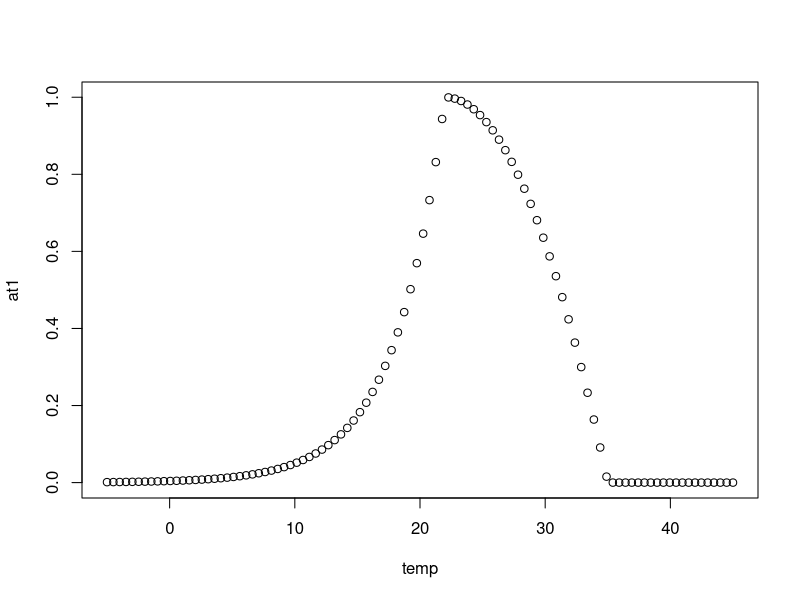

Generate this figure with R: (Note: this script raises an error after producing the figure.)
###### Powell Center: Phenological patterns of mosquitoes #######

# Travis McDevitt-Galles
# 06/30/2021
# title: 01_WM_Mechanistic Model

# Mechanistic model for mosquito abundace patterns. 

## The TPC function comes from Childress and Letcher 2017 - Ecology
## Estimated parameters (Toptim and CTmax) estimated based on reported values
## from Mordecai et al. 2019


#### Building a thermal performance curve for the different themeral sensitive
#### Traits

TPC <- function( Temp, Toptim, CTmax, sigma){
  
  perform <- rep(NA, length(Temp)) # Creating a vector of trait value based on
  # given temperature
  
  for( i in 1:length(Temp)){ # Looping through each temperature value
    if( Temp[i] <= Toptim){ # If temperature is less than or equal to Toptim
      perform[i] <- exp(1)^( (Temp[i] - Toptim)/ (2 *sigma)^2  ) 
    }else{ # if temperature is greater than the optim temp
      perform[i] <- 1 - ( (Temp[i] - Toptim) / (Toptim - CTmax) )^2
    }
  } 
  
  perform[perform < 0] <- 0 
  return(perform)
  
}

## testing the TPC function
temp <- seq(-5, 45, length.out = 100) # initial temperature range

at1 <- TPC( Temp = temp, Toptim = 22, CTmax= 35, sigma = 1)

# plotting the thermal performance curve

plot(x= temp, y= at1)
# doesn't look that good but we can carry on with it


################################################################################
################################################################################
###################                                #############################
###################    Mosquito 2 stage model      #############################
###################                                #############################
###################  Thermal sensitive Dev rate    #############################
###################                                #############################
################################################################################
################################################################################


Mosq_TwoStage <- function( time, init, pars, temp ){
  
  # warning messages
  
 if( length(time) != length(temp) ){
  
     stop("Error: Temperature and time steps are not equal") 
 } 
 if( length(init) != 2){

     stop("Error: not enought initial conditions, need 2")
 } 
 if( length(pars) != 7){
   
     stop("Error: not enought parameters, need 7") 
 }

   
   ## setting data frame to store predicted values 
   
   m.df <- data.frame( Juv = as.numeric( rep(NA, length= length(time))),
                       Adult = as.numeric( rep(NA, length = length(time))),
                       DevRate = as.numeric( rep(NA, length = length(time))))
   
   m.df$DOY <- time
   
   m.df$Temp <- temp
   ## Setting inital conditions
   
   m.df$Juv[1] <- init[1]
   m.df$Adult[1] <- init[2]
   
   ## Defining demographic parameters 
  
   fec <- pars[1]      ## number of new 'juvinile' mosquitoes added per day per 
                       ## female adult mosquito
   aMortal <- pars[2]  ## adult mortaility rate: proportion of adults that die 
                       ## per day (24 hr)
   lMortal <- pars[3]  ## juvinile moratlit rate: proportion of larvae that die 
                       ## per day (24 hr)
   lDevelop <- pars[4] ## max development rate: proportion of jubiniles that 
                       ## develop into the next stage (Adult)
   
   ## Defining developmental thermal performance curve parameter
   
   Toptim <- pars[5]  ## temperature where development rate is maximized
   
   CTmax <-  pars[6]  ## Upper threshold temperature where above it parameter
                      ## drops to 0
   sigma <-  pars[7]  ## rate of increase to Toptim 
   
   
   ## Discrete step model ##
   
   for( i in 1:(nrow(m.df)-1)){
     ## Larval dynamics
     m.df$Juv[i+1] <-  m.df$Adult[i] * fec + ## new Juv from adults
                        m.df$Juv[i] * ( 1 - lMortal) - # Propotion surviving
       m.df$Juv[i] *  TPC( 20,  Toptim = Toptim , # propotion devel.
                                            CTmax =  CTmax , # into adults
                                            sigma = sigma) * lDevelop 

     ## Adult dynamics
     m.df$Adult[i+1] <-  m.df$Adult[i] * ( 1-aMortal) + # adult survival
       m.df$Juv[i] *  TPC( temp[i],  Toptim = Toptim , # propotion devel.
                            CTmax =  CTmax , # into adults
                            sigma = sigma) * lDevelop
     
     # tracking the development rate across time
     m.df$DevRate[i] <-  TPC( m.df$Temp[i],  Toptim = Toptim , # propotion devel.
                                             CTmax =  CTmax , # into adults
                                             sigma = sigma) * lDevelop 
   
   }

  
  return(m.df)
  
}


####### Exploring the model 


parameter <- c(
  
              #### Demographic rates 
  
              3, ## Fecundity
              0.55, ## adult mortality
              0.4, ## larval mortality
              0.15, ## Development rate
              
              #### Thermal performance curve traits
              
              20, ## development optimal temp
              25, ## development maximum temp
              1.5 ## Sigma
)

inits <- c(
            1000, # initial juvenile population size
            0 # initial adult population size
)


### exploring the initial model 


dum.df <- select(pred.df,c("DOY", "Temp"))

at1 <- Mosq_TwoStage(time=dum.df$DOY, init=inits, pars = parameter,
                     temp =  dum.df$Temp)



pop_dynamics <- at1 %>% filter(DOY >124 ) %>% 
  ggplot() + geom_line(aes(x=DOY, y= Adult), 
                       color='Navy Blue',size=2,alpha=.5) +
  geom_line(aes(x=DOY, y= Juv),
            color ="Brown",size=2,alpha=.5)

pop_dynamics



dev_dynamics <- at1 %>% filter(DOY >124 ) %>% 
  ggplot() + geom_line(aes(x=DOY, y= DevRate), 
                       color='Navy Blue',size=2,alpha=.5) +
  geom_line(aes(x=DOY, y= (Temp/max(at1$Temp))*.2 ),
           color ="Brown",size=2,alpha=.5)

dev_dynamics



################################################################################
################################################################################
###################                                #############################
###################    Mosquito 2 stage model      #############################
###################                                #############################
###################  Thermal sensitive all traits  #############################
###################                                #############################
################################################################################
################################################################################


Mosq_AllTPC <- function( time, init, ParBase, TPC ,temp ){
  
  # warning messages
  
  if( length(time) != length(temp) ){
    
    
    stop("Error: Temperature and time steps are not equal") 
  }
    if( length(init) != 2){
      
      stop("Error: not enought initial conditions, need 2")
    }
      if( length(ParBase) != 4 ){
        
        stop("Error: not enought base parameters, need 4") 
      }
      if( length(TPC) != 12){
        
        stop("Error: not enought TPC parameters, need 7") 
      }
    
    ## setting data frame to store predicted values 
    
    m.df <- data.frame( Juv = as.numeric( rep(NA, length= length(time))),
                        Adult = as.numeric( rep(NA, length = length(time))),
                        FecRate = as.numeric( rep(NA, length = length(time))),
                        aMortRate = as.numeric( rep(NA, length = length(time))),
                        lMortRate = as.numeric( rep(NA, length = length(time))),
                        DevRate = as.numeric( rep(NA, length = length(time))))
    
    m.df$DOY <- time
    
    m.df$Temp <- temp
    ## Setting inital conditions
    
    m.df$Juv[1] <- init[1]
    m.df$Adult[1] <- init[2]
    
    ## Defining demographic parameters 
    
    fec <- ParBase[1]      ##  max number of new 'juvinile' mosquitoes added 
                           ## per day per female adult mosquito
    aMortal <- ParBase[2]  ## adult mortaility rate: proportion of adults that die 
                           ## per day (24 hr)
    lMortal <- ParBase[3]  ## juvinile moratlit rate: proportion of larvae that die 
                           ## per day (24 hr)
    lDevelop <- ParBase[4] ## max development rate: proportion of jubiniles that 
                           ## develop into the next stage (Adult)
    
    ## Defining developmental thermal performance curve parameter

    ########################## Fecundity #####################################
    
    FecToptim <- TPC[1]   ## temperature where fecundity is maximized
    
    FecCTmax <-  TPC[2]   ## Upper threshold temperature where above it parameter
                           ## drops to 0
    
    Fecsigma <-  TPC[3]   ## rate of increase to Toptim 
    
    ########################## Adult mortality #################################
    
    aMortToptim <- TPC[4]  ## temperature where development rate is maximized
    
    aMortCTmax <-  TPC[5]  ## Upper threshold temperature where above it parameter
                            ## drops to 0
    
    aMortsigma <-  TPC[6]  ## rate of increase to Toptim 
    
    ########################## Juv mortality #################################
    
    lMortToptim <- TPC[7]  ## temperature where development rate is maximized
    
    lMortCTmax <-  TPC[8]  ## Upper threshold temperature where above it parameter
                            ## drops to 0
    
    lMortsigma <-  TPC[9]  ## rate of increase to Toptim 
    
    ########################## development rate ################################
    
    DevToptim <- TPC[10]  ## temperature where development rate is maximized
    
    DevCTmax <-  TPC[11]  ## Upper threshold temperature where above it parameter
                           ## drops to 0
    
    Devsigma <-  TPC[12]  ## rate of increase to Toptim 
    
    ## Discrete step model ##
    
    for( i in 1:(nrow(m.df)-1)){
      
      m.df$DevRate[i] <- TPC( m.df$Temp[i],
                                 Toptim =  DevToptim ,
                                 CTmax= DevCTmax,
                                 sigma = Devsigma) * lDevelop
      
      
      m.df$FecRate[i] <- TPC( m.df$Temp[i],
                                 Toptim = FecToptim,
                                 CTmax= FecCTmax,
                                 sigma = Fecsigma ) * fec
      
      
      m.df$aMortRate[i] <- ( TPC( m.df$Temp[i],
                                       Toptim = aMortToptim,
                                       CTmax= aMortCTmax,
                                       sigma = aMortsigma ) ) * aMortal
      
      
      m.df$lMortRate[i] <- ( TPC( m.df$Temp[i],
                                       Toptim =  lMortToptim,
                                       CTmax=  lMortCTmax,
                                       sigma = lMortsigma ) ) * lMortal
      
      # tracking the development rate across time
      m.df$DevRate[i] <-  TPC( m.df$Temp[i],  Toptim = DevToptim , # proportion devel.
                               CTmax =  DevCTmax , # into adults
                               sigma = Devsigma) * lDevelop 
      
      
      ######### Discrete time step model ##########
      
      
      ## Larval dynamics
      m.df$Juv[i+1] <-  m.df$Adult[i] * m.df$FecRate[i] + # new Juv from adults
       m.df$Juv[i] - m.df$Juv[i] * (  m.df$lMortRate[i] ) - # Propotion surviving
        m.df$Juv[i] *  m.df$DevRate[i] # Proportion emerging
      
      ## Adult dynamics
      m.df$Adult[i+1] <-m.df$Adult[i]  - m.df$Adult[i] * ( m.df$aMortRate[i]) + # adult survival
        m.df$Juv[i] *  m.df$DevRate[i] # Proportion emerging
      
  }
  
  return(m.df)
  
}



Base_Par <- c(
 2, ## Fecundity
  0.5, ## adult mortality
  0.4, ## larval mortality
  0.15 ## Development rate
)

TPC_Par <- c(
    # Fecundity 
  20, ## development optimal temp
  25, ## development maximum temp
  1.5, ## Sigma
    # Adult mortality
  15, ## development optimal temp
  25, ## development maximum temp
  5.5, ## Sigma
    # Larval morality
  15, ## development optimal temp
  25, ## development maximum temp
  5.5, ## Sigma
    # Larval development rate
  20, ## development optimal temp
  25, ## development maximum temp
  1.5 ## Sigma
)

inits <- c(
  10, # initial juvenile population size
  0 # initial adult population size
)


dum.df <- select(pred.df,c("DOY", "Temp"))

at1 <- Mosq_AllTPC(time=dum.df$DOY, init=inits, ParBase =  Base_Par,
                   TPC = TPC_Par, temp =  dum.df$Temp)


pop_dynamics <- at1 %>% filter(DOY >124 ) %>% 
  ggplot() + geom_line(aes(x=DOY, y= Adult), 
                       color='Navy Blue',size=2,alpha=.5) +
  geom_line(aes(x=DOY, y= Juv),
            color ="Brown",size=2,alpha=.5)

pop_dynamics


dev_dynamics <- at1 %>% filter(DOY >124 & DOY < 300) %>% 
  ggplot() + geom_line(aes(x=DOY, y= 1/DevRate), 
                       color='Navy Blue',size=2,alpha=.5) 


fec_dynamics <- at1 %>% filter(DOY >124 & DOY < 300) %>% 
  ggplot() + geom_line(aes(x=DOY, y= FecRate), 
                       color='dark red',size=2,alpha=.5) 


lmort_dynamics <- at1 %>% filter(DOY >124 & DOY < 300) %>% 
  ggplot() + geom_line(aes(x=DOY, y=lMortRate), 
                       color='Dark green',size=2,alpha=.5) 


amort_dynamics <- at1 %>% filter(DOY >124 & DOY < 300) %>% 
  ggplot() + geom_line(aes(x=DOY, y= aMortRate), 
                       color='dark orange',size=2,alpha=.5) 


library(patchwork)

(fec_dynamics | amort_dynamics)/(dev_dynamics|lmort_dynamics)
